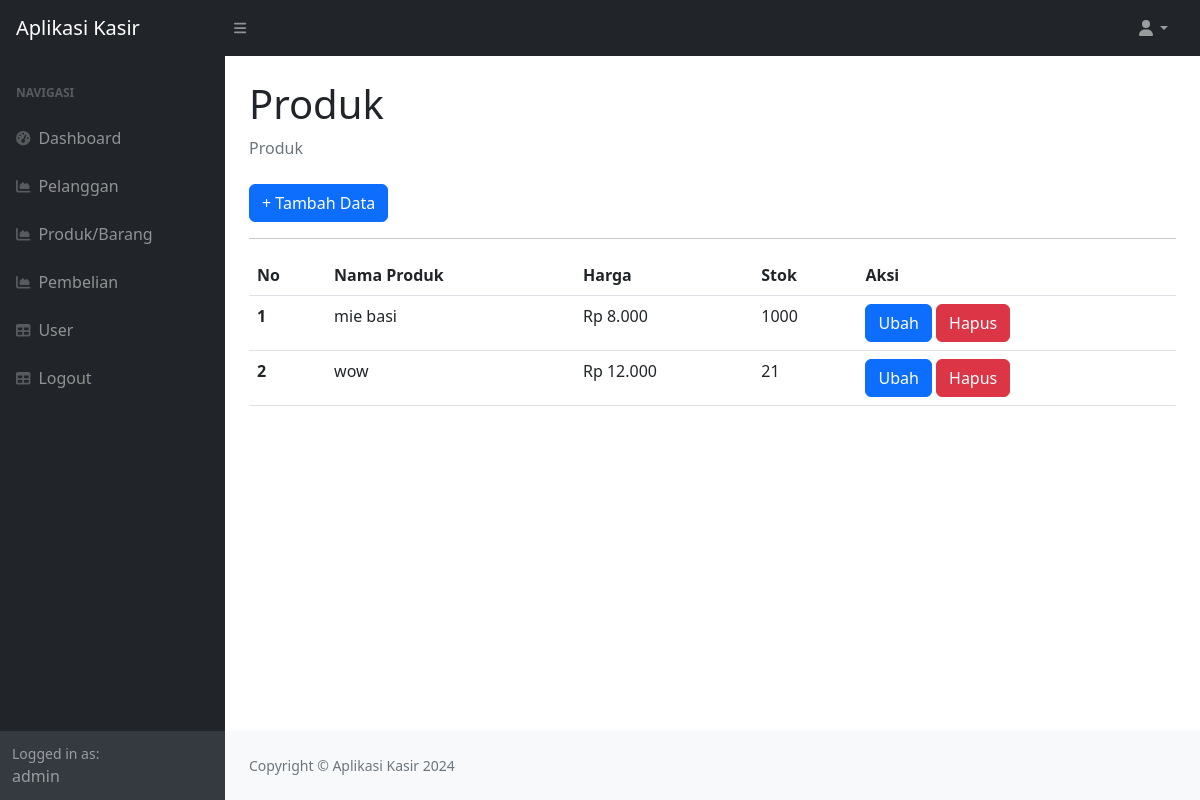
The page /index.php?page=produk (signed in) on the database as committed earlier.
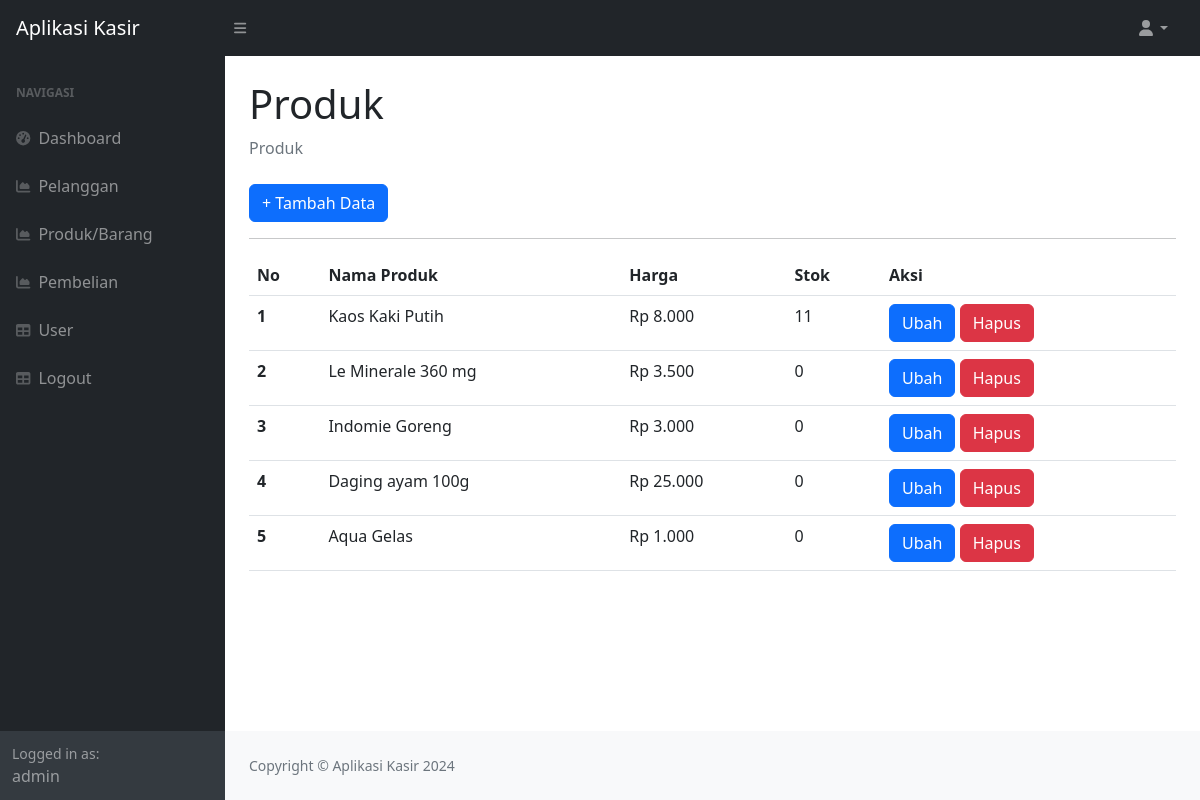
The same page on the database as committed later.
### tables this page shows
CREATE TABLE `produk` (
  `id_produk` int(11) NOT NULL,
  `nama_produk` varchar(255) DEFAULT NULL,
  `harga` int(10) DEFAULT NULL,
  `stok` int(11) DEFAULT NULL
);

### produk.php (the view)
<div class="container-fluid px-4">
    <h1 class="mt-4">Produk</h1>
    <ol class="breadcrumb mb-4">
        <li class="breadcrumb-item active">Produk</li>
    </ol>
    <a href="?page=produk_tambah" class="btn btn-primary"> + Tambah Data</a>
    <hr>
    <table class="table">
        <thead>
            <tr>
                <th>No</th>
                <th>Nama Produk</th>
                <th>Harga</th>
                <th>Stok</th>
                <th>Aksi</th>
            </tr>
        </thead>
        <tbody>
            <?php
            $nomor = 1;
            $query = mysqli_query($koneksi, "SELECT * FROM produk");
            while ($data = mysqli_fetch_array($query)) {
                ?>
                <tr>
                    <th scope="row"><?php echo $nomor++; ?></th>
                    <td><?php echo $data['nama_produk']; ?></td>
                    <td><?php echo 'Rp ' . number_format($data['harga'], 0, ',', '.'); ?></td>
                    <td><?php echo $data['stok']; ?></td>
                    <td>
                        <a href="?page=produk_ubah&&id=<?php echo $data['id_produk']; ?>" class="btn btn-primary">Ubah</a>
                        <a href="?page=produk_hapus&&id=<?php echo $data['id_produk']; ?>" class="btn btn-danger">Hapus</a>
                    </td>
                </tr>
                <?php
            }
            ?>
        </tbody>
    </table>
</div>

Rows that differ between the two databases and show on the page:
changed produk: nama_produk "mie basi" → "Kaos Kaki Putih"; stok "1000" → "11"
changed produk: nama_produk "wow" → "Le Minerale 360 mg"; harga "12.000" → "3.500"; stok "21" → "0"
added produk: nama_produk "Indomie Goreng", harga "3.000", stok "0"
added produk: nama_produk "Daging ayam 100g", harga "25.000", stok "0"
added produk: nama_produk "Aqua Gelas", harga "1.000", stok "0"
